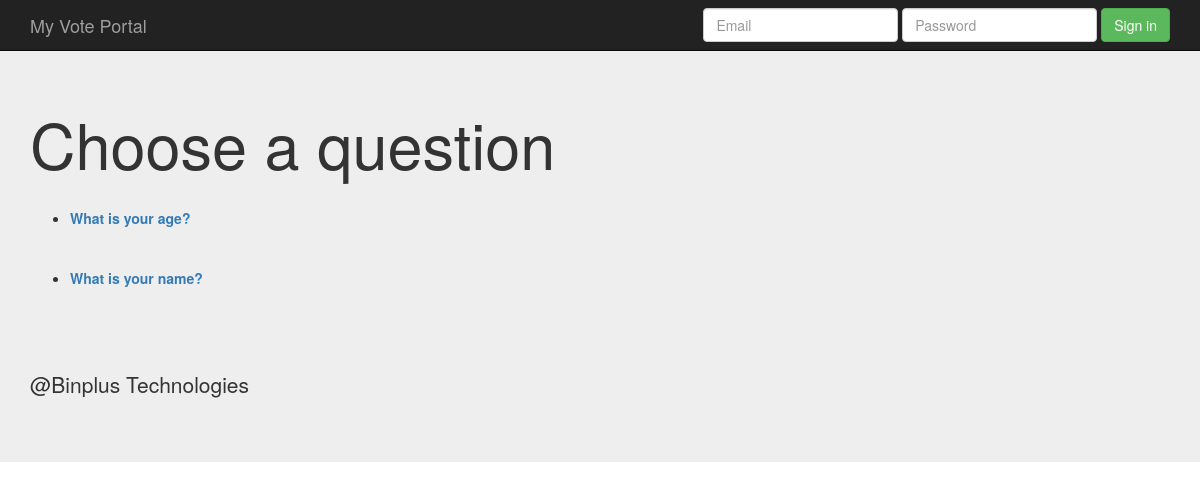
The page /polls/ on the database as committed earlier.
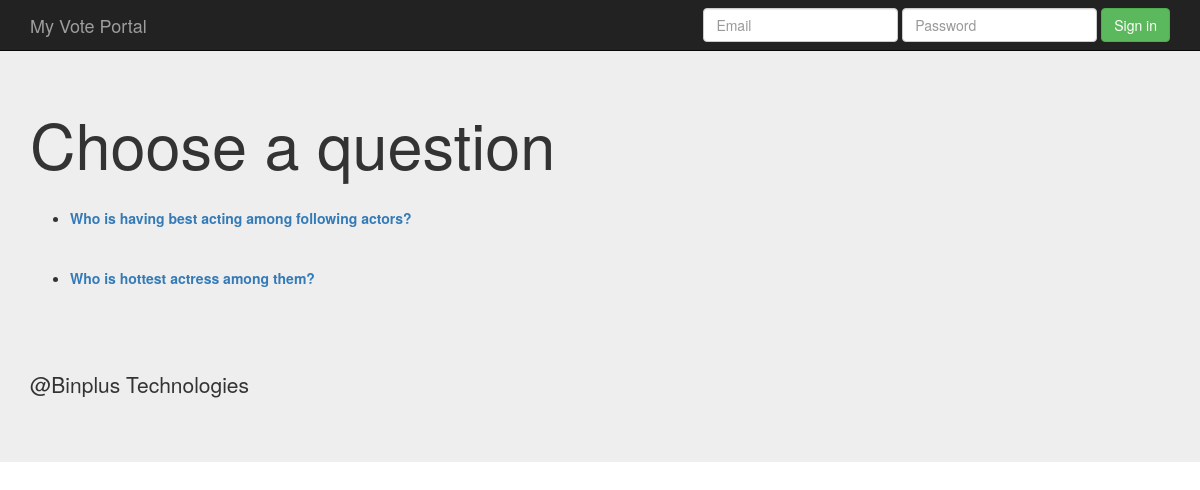
The same page on the database as committed later.
### polls/models.py (models this page shows, shortened)
class Question(models.Model):
    question_text = models.CharField(max_length=100)
    pub_date = models.DateTimeField('Date_published')

### polls/views.py (the view)
# urls.py: path('', views.index, name='index'),
def index(request):
    latest_questions = Question.objects.order_by('-pub_date')[:5]
    context ={  'latest_questions':latest_questions}
    return  render(request,'polls/index.html',context)

### polls/templates/polls/index.html
{% extends 'polls/base.html' %}
{%  block main_content  %}
<h1>Choose a question</h1>
<br>
{% if  latest_questions %}
     <ul>
           {% for question in latest_questions %}
         <li><a href = {% url "polls:detail" question.id %}><b>{{question.question_text}}</b></a></li>
         <br>
         <br>
           {% endfor%}
     </ul>
{% else %}
   <p>You do not have any questions</p>
{% endif %}
{% endblock %}

### polls/templates/polls/base.html (shortened to what this page needs)
{% load staticfiles %}
<!DOCTYPE html>
<html lang="en">
<head>
    <link rel="stylesheet" type="text/css" href="{% static 'polls/bootstrap-3.3.7-dist/css/bootstrap.min.css' %}"/>
    <link rel="stylesheet" type="text/css" href="{% static 'polls/style.css' %}"/>
</head>
<body>
          {% include  "polls/header.html"  %}
<div class="jumbotron">
      <div class="container">
          {% block  main_content %}
          {% endblock  %}
          {% include  "polls/footer.html"  %}
      </div>
</div>
</body>
</html>

### polls/templates/polls/header.html (shortened to what this page needs)
<nav class="navbar navbar-inverse navbar-fixed-top">
      <div class="container">
        <div class="navbar-header">
          <a class="navbar-brand" href="http://127.0.0.1:8000/polls">My Vote Portal</a>
        </div>
        <div id="navbar" class="navbar-collapse collapse">
          <form class="navbar-form navbar-right">
            <div class="form-group">
              <input type="text" placeholder="Email" class="form-control">
            </div>
            <div class="form-group">
              <input type="password" placeholder="Password" class="form-control">
            </div>
            <button type="submit" class="btn btn-success">Sign in</button>
          </form>
        </div>
      </div>
    </nav>

### polls/templates/polls/footer.html (shortened to what this page needs)
<hr>
<p>@Binplus Technologies </p>

Rows that differ between the two databases and show on the page:
removed Question: question_text "What is your age?"
removed Question: question_text "What is your name?"
added Question: question_text "Who is having best acting among following actors?"
added Question: question_text "Who is hottest actress among them?"
